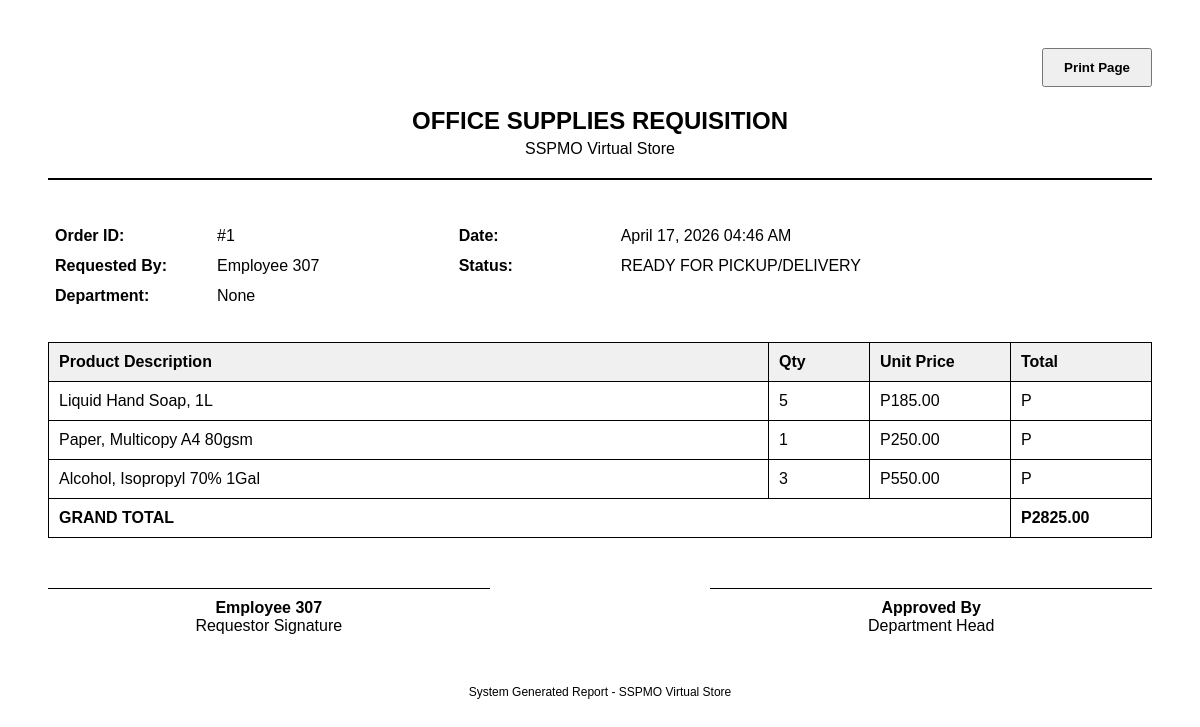
Page /print-order/1/ (signed in) on the committed database.
### supplies/models.py (models this page shows, shortened)
class Order(models.Model):
    STATUS_CHOICES = [
        ('pending', 'Pending Admin Validation (Aaron)'),
        ('for_approval', 'For Chief Approval (Isagani)'),
        ('approved', 'Ready for Pickup/Delivery'),
        ('returned', 'Returned to Sender'),
        ('delivered', 'Completed/Delivered'),
        ('cancelled', 'Cancelled'),
    ]
    user = models.ForeignKey(User, on_delete=models.SET_NULL, null=True, blank=True)
    employee_name = models.CharField(max_length=100)
    department = models.ForeignKey(Department, on_delete=models.SET_NULL, null=True, blank=True, related_name='orders')
    total_amount = models.DecimalField(max_digits=10, decimal_places=2)
    remarks = models.TextField(blank=True, null=True)
    admin_validated = models.BooleanField(default=False)
    chief_approved = models.BooleanField(default=False)
    created_at = models.DateTimeField(auto_now_add=True) # Request Time
    approved_at = models.DateTimeField(null=True, blank=True) # Approval Time
    completed_at = models.DateTimeField(null=True, blank=True) # Pickup/Delivery Time
    is_emergency = models.BooleanField(default=False)
    status = models.CharField(max_length=30, choices=STATUS_CHOICES, default='pending')
    document1 = models.FileField(upload_to='order_documents/', blank=True, null=True)
    document2 = models.FileField(upload_to='order_documents/', blank=True, null=True)
    document3 = models.FileField(upload_to='order_documents/', blank=True, null=True)

class OrderItem(models.Model):
    order = models.ForeignKey(Order, on_delete=models.CASCADE, related_name='items')
    product = models.ForeignKey(Product, on_delete=models.CASCADE)
    quantity = models.IntegerField(default=1)
    price = models.DecimalField(max_digits=10, decimal_places=2)

class Product(models.Model):
    name = models.CharField(max_length=200)
    brand = models.CharField(max_length=100, blank=True, null=True)
    item_code = models.CharField(max_length=50, blank=True, null=True, help_text="Stock No / Item Code")
    supplier = models.ForeignKey(Supplier, on_delete=models.SET_NULL, null=True, blank=True)
    description = models.TextField()
    price = models.DecimalField(max_digits=10, decimal_places=2)
    category = models.ForeignKey(Category, on_delete=models.CASCADE)
    stock = models.IntegerField(default=0)
    unit = models.CharField(max_length=50, blank=True, null=True, help_text="e.g., pc, box, ream")
    reorder_point = models.IntegerField(default=0, help_text="Alert when stock drops below this number")
    image = models.ImageField(upload_to='products/', blank=True, null=True)
    created_at = models.DateTimeField(auto_now_add=True)
    class Meta: ordering = ['name']

### supplies/views/client.py (the view)
# urls.py: path('print-order/<int:order_id>/', views.print_order, name='print_order'),
@login_required
def print_order(request, order_id):
    order = get_object_or_404(Order, pk=order_id)
    return render(request, 'supplies/print_order.html', {'order': order})

### supplies/context_processors.py (called while the page is built)
def sidebar_pulse(request):
    if not request.user.is_authenticated or not request.user.is_staff:
        return {}
    try:
        pulse_data = {
            'pulse_pending_orders': Order.objects.filter(status='pending').count(),
            'pulse_open_aprs': APRRequest.objects.exclude(status__in=['CLOSED', 'CANCELLED']).count(),
            'pulse_low_stock': Product.objects.filter(stock__lte=F('reorder_point')).count(),
            'pulse_incoming_deliveries': APRRequest.objects.filter(status__in=['SENT', 'PAID', 'PARTIALLY_RECEIVED']).count(),
        }
    except Exception:
        pulse_data = {}
    return pulse_data

### supplies/templates/supplies/print_order.html (shortened to what this page needs)
<!DOCTYPE html>
<html lang="en">
<head>
</head>
<body onload="window.print()">
    <div class="no-print" style="text-align: right; margin-bottom: 20px;">
        <button onclick="window.print()" style="padding: 10px 20px; cursor: pointer; font-weight: bold;">Print Page</button>
    </div>
    <div class="header">
        <h1>Office Supplies Requisition</h1>
        <p>SSPMO Virtual Store</p>
    </div>
    <table class="meta-table">
        <tr>
            <td class="label">Order ID:</td>
            <td>#{{ order.id }}</td>
            <td class="label">Date:</td>
            <td>{{ order.created_at|date:"F j, Y h:i A" }}</td>
        </tr>
        <tr>
            <td class="label">Requested By:</td>
            <td>{{ order.employee_name }}</td>
            <td class="label">Status:</td>
            <td>{{ order.get_status_display|upper }}</td>
        </tr>
        <tr>
            <td class="label">Department:</td>
            <td>{{ order.department }}</td>
        </tr>
    </table>
    <table class="items-table">
        <thead>
            <tr>
                <th>Product Description</th>
                <th class="text-center" style="width: 80px;">Qty</th>
                <th class="text-right" style="width: 120px;">Unit Price</th>
                <th class="text-right" style="width: 120px;">Total</th>
            </tr>
        </thead>
        <tbody>
            {% for item in order.items.all %}
            <tr>
                <td>{{ item.product.name }}</td>
                <td class="text-center">{{ item.quantity }}</td>
                <td class="text-right">P{{ item.price|floatformat:2 }}</td>
                <td class="text-right">P{{ item.get_cost|floatformat:2 }}</td>
            </tr>
            {% endfor %}
            <tr>
                <td colspan="3" class="text-right" style="font-weight: bold;">GRAND TOTAL</td>
                <td class="text-right" style="font-weight: bold;">P{{ order.total_amount|floatformat:2 }}</td>
            </tr>
        </tbody>
    </table>
    <div class="signatures">
        <div class="sig-box">
            <strong>{{ order.employee_name }}</strong><br>
            Requestor Signature
        </div>
        <div class="sig-box">
            <strong>Approved By</strong><br>
            Department Head
        </div>
    </div>
    <div class="footer">
        <p>System Generated Report - SSPMO Virtual Store</p>
    </div>
</body>
</html>

### supplies/templates/supplies/print_order.html (style rules this page uses)
body { font-family: sans-serif; padding: 40px; color: #000; }
.header { text-align: center; margin-bottom: 40px; border-bottom: 2px solid #000; padding-bottom: 20px; }
.header h1 { margin: 0; text-transform: uppercase; font-size: 24px; }
.header p { margin: 5px 0 0; }
.meta-table { width: 100%; margin-bottom: 30px; }
.meta-table td { padding: 5px; vertical-align: top; }
.label { font-weight: bold; width: 150px; }
.items-table { width: 100%; border-collapse: collapse; margin-bottom: 30px; }
.items-table th, .items-table td { border: 1px solid #000; padding: 10px; text-align: left; }
.items-table th { background-color: #f0f0f0; }
.text-right { text-align: right; }
.text-center { text-align: center; }
.footer { margin-top: 50px; text-align: center; font-size: 12px; }
.signatures { margin-top: 50px; display: flex; justify-content: space-between; }
.sig-box { width: 40%; border-top: 1px solid #000; padding-top: 10px; text-align: center; }

### rows in the picture
Order: id "1", created_at "April 17, 2026 04:46 AM", employee_name "Employee 307", status "READY FOR PICKUP/DELIVERY", department "None", total_amount "2825.00"
OrderItem: product.name "Liquid Hand Soap, 1L", quantity "5", price "185.00"
OrderItem: product.name "Paper, Multicopy A4 80gsm", quantity "1", price "250.00"
OrderItem: product.name "Alcohol, Isopropyl 70% 1Gal", quantity "3", price "550.00"
